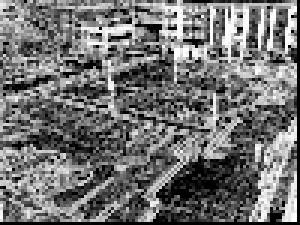
//> input picture debug-data/GLCM90-Correlacao.jpg, 100 x 75 px (shown 3 times larger)
$ ./main ../debug-data/GLCM90-Correlacao.jpg   (built with g++ and OpenCV 4)
//> lines starting //> are read from the running program, lines starting //| are printed output that depends on the picture; after the words box and inside, x2 and y2 are one past the last pixel; in counts of white or black regions, pixels touching at a corner belong together
#include <cstdlib>
#include <ctime>

#include <opencv2/opencv.hpp>

using namespace cv;

// Começa GLCM (matriz de homogeneidades)

#define WINDOW_SIZE 32
#define LIMIAR_CINZA 32
#define X_STEP 8
#define Y_STEP 8
#define DISTANCE 3
#define OFFSET_0 Point(1, 0)
#define OFFSET_45 Point(1, -1)
#define OFFSET_90 Point(0, -1)
#define OFFSET_135 Point(-1, -1)
#define NUM_FEATURES 1 // Homogeneidade
#define FEATURES_ORDER "homogeneidade"

Mat ExtractFeatureMat(Mat featuresMat, int featureNum);

// Termina GLCM

// Começa Hough (Transformada de Hough (rho theta), mesmo alpha)

#ifndef M_PI
	#define M_PI 3.141592653589793238L
#endif
#define BIN_THRES 0.5 // Threshold da binarizacao
#define DIST_RES 1
#define ANGLE_RES M_PI/180.
#define HOUGH_THRES 300 // Acumulador
#define HOUGHP_THRES 75 // Acumulador
#define MIN_LINE_LEN 5
#define MAX_LINE_GAP 25
#define TAM_DILATA 7 // Pixels
#define TAM_ERODE 5 // Pixels
#define TAM_LINE 3000 // Pixels

// Termina Hough

// Começa KM

#define SENSIBILITY 5.
#define LINE_THRES 0.5
#define SEGLINE_THRES 0.65
#define LINE_MAX_DIST 75

std::vector<Vec2f> AKM( std::vector<Vec2f> input, float threshold, float lineMaxDist = LINE_MAX_DIST, unsigned int minLines = 1 );
std::vector<Vec4i> AKM( std::vector<Vec4i> input, float threshold, float lineMaxDist = LINE_MAX_DIST, unsigned int minLines = 1 );
void FilterByAKM( std::vector<Vec2f>& input, float threshold, float lineMaxDist = LINE_MAX_DIST, unsigned int minLines = 1 );
std::vector<int> KM( std::vector<Vec2f> lines, unsigned int meansAmount );

// Termina KM

// Começa detecção final

#define PIX_DISTANCE 50
#define PIX_WIDTH 90 // Tem que ser sempre menor que PIX_DISTANCE*2
#define ACC_THRES WINDOW_SIZE*WINDOW_SIZE
#define HIST_RES 100
#define HIST_VSIZE 200
#define HOM_OCCUPIED 0.2
#define HOM_VACANT 0.8

std::vector<int> Histogram(std::vector<float> vec, int resolution);

// Termina detecção final

// Começa Auxiliary Funcs

double linesSimilarity( Vec2f lineA, Vec2f lineB, float maxDistance = 50 );
double linesSimilarity( Vec4i segLineA, Vec4i segLineB, float maxDistance = 100 );
Vec2f ConvertSegLineToLine(Vec4i segLine);

// Termina Auxiliary Funcs

int main(int argc, char** argv){
	if(argc < 2){
		printf("Falha ao receber argumentos.\n");
		exit(1);
	}
	// Read image
	Mat img = imread(argv[1], IMREAD_COLOR);
//> img is the input picture: 75 rows x 100 cols, CV_8UC3; min 0, max 255, mean 113.7

	if(!img.data) {
		printf("Falha ao abrir a imagem.\n");
		exit(1);
	}

	std::srand(std::time(0));

	img.convertTo(img, CV_32F, 1/255.0);
//> img: 75 rows x 100 cols, CV_32FC3

	// Calculate gradients gx, gy
	Mat gx, gy;
	Sobel(img, gx, CV_32F, 1, 0, 1);
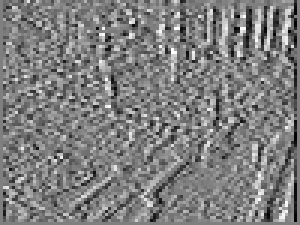
//> gx: 75 rows x 100 cols, CV_32FC3 (shown 3 times larger); min -0.996, max 0.992, mean -0.00443; drawn with min black and max white
	Sobel(img, gy, CV_32F, 0, 1, 1);
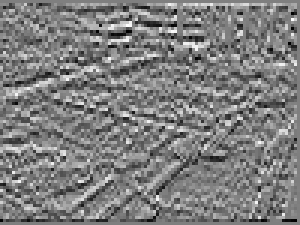
//> gy: 75 rows x 100 cols, CV_32FC3 (shown 3 times larger); min -0.996, max 0.996, mean -0.00751; drawn with min black and max white

	Mat mag, angle;
	cartToPolar(gx, gy, mag, angle, 1);
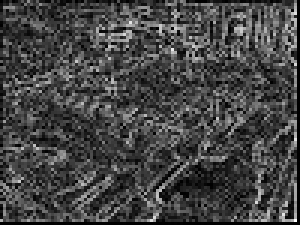
//> mag: 75 rows x 100 cols, CV_32FC3 (shown 3 times larger); min 0, max 1.41, mean 0.379; drawn with min black and max white
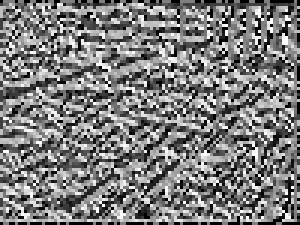
//> angle: 75 rows x 100 cols, CV_32FC3 (shown 3 times larger); min 0, max 359.7, mean 175.1; drawn with min black and max white

	// [5 lines of commented-out code are left out]

	Mat magSave;
	mag.convertTo(magSave, CV_8UC1, 255);
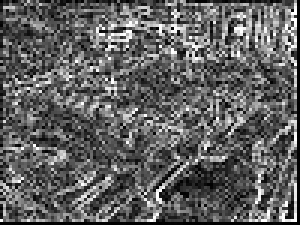
//> magSave: 75 rows x 100 cols, CV_8UC3 (shown 3 times larger); min 0, max 255, mean 96.4
	imwrite("./debug-data/sobel-mag.jpg", magSave);

	// Começa GLCM (matriz de homogeneidades)
	int featuresWidth = std::ceil((img.cols-(WINDOW_SIZE-1))/X_STEP);
	int featuresHeight = std::ceil((img.rows-(WINDOW_SIZE-1))/Y_STEP);
	Mat featuresMatGLCM0( {featuresHeight, featuresWidth, NUM_FEATURES}, CV_32F);
	Mat featuresMatGLCM45( {featuresHeight, featuresWidth, NUM_FEATURES}, CV_32F);
	Mat featuresMatGLCM90( {featuresHeight, featuresWidth, NUM_FEATURES}, CV_32F);
	Mat featuresMatGLCM135( {featuresHeight, featuresWidth, NUM_FEATURES}, CV_32F);
	{
		Mat gray;
		img.convertTo(gray, CV_8U, 255.);
		cvtColor(gray, gray, COLOR_BGR2GRAY);
		float GLCM0[LIMIAR_CINZA][LIMIAR_CINZA] = {0.};
		float GLCM45[LIMIAR_CINZA][LIMIAR_CINZA] = {0.};
		float GLCM90[LIMIAR_CINZA][LIMIAR_CINZA] = {0.};
		float GLCM135[LIMIAR_CINZA][LIMIAR_CINZA] = {0.};
		float featuresGLCM0[NUM_FEATURES] = {0.};
		float featuresGLCM45[NUM_FEATURES] = {0.};
		float featuresGLCM90[NUM_FEATURES] = {0.};
		float featuresGLCM135[NUM_FEATURES] = {0.};

		printf("Computando GLCMs:\n0%%... ");

		for(int grayY = 0; grayY + WINDOW_SIZE < gray.rows; grayY += Y_STEP){ // Faz a janela andar pela imagem

			if(grayY > gray.rows/2 && grayY - Y_STEP <= gray.rows/2) {
				printf("50%%... ");
			}

			for(int grayX = 0; grayX + WINDOW_SIZE < gray.cols; grayX += X_STEP){
				Point start;
				Point end;

				// Compute 0 degrees
				Point offset = OFFSET_0 * DISTANCE;
				start.x = offset.x < 0 ? -offset.x : 0;
				start.y = offset.y < 0 ? -offset.y : 0;
				end = Point(WINDOW_SIZE, WINDOW_SIZE) - offset;
				for(int j = start.y; j < end.y; j++){
					for(int i = start.x; i < end.x; i++){
						//printf("\n");

						int posY = j + grayY; // Posição real na imagem + deslocamento da janela
						int posX = i + grayX;

						//printf("Posicao real: (%d, %d)\n", posX, posY);

						int posY2 = posY + (DISTANCE * OFFSET_0.y); // Posição do pixel de comparação
						int posX2 = posX + (DISTANCE * OFFSET_0.x);

						//printf("Posicao real COMPARADO: (%d, %d)\n", posX2, posY2);

						int value_i = gray.at<unsigned char>(posY, posX); // Valor do pixel sendo testado
						int value_j = gray.at<unsigned char>(posY2, posX2); // Valor do pixel comparado

						//printf("Valor do pixel TESTADO: %d - COMPARADO: %d\n", value_i, value_j);

						int index_i = value_i * LIMIAR_CINZA / 256; // Ajuste do valor de pixel para o tamanho da janela (LIMIAR_CINZA tons de cinza)
						int index_j = value_j * LIMIAR_CINZA / 256;

						//printf("Valor do pixel ajustado para %d tons de cinza... TESTADO: %d - COMPARADO: %d\n", LIMIAR_CINZA, index_i, index_j);

						GLCM0[index_i][index_j]++;
						GLCM0[index_j][index_i]++;

						//printf("\n");

						//GLCM0[(int) (img.at<unsigned char>(Point(j, i)) * LIMIAR_CINZA / 256)][(int) (img.at<unsigned char>(Point(j + (DISTANCE * OFFSET_0.y), i + (DISTANCE * OFFSET_0.x))) * LIMIAR_CINZA / 256)]++;
					}
					//printf("\n");
				}
				// Normalizar e salvar características no vetor
				{
					float soma = 0;
					for(int i = 0; i < LIMIAR_CINZA; i++){
						for(int j = 0; j < LIMIAR_CINZA; j++){
							soma += GLCM0[i][j];
						}
					}
					float homogeneity = 0;
					for(int i = 0; i < LIMIAR_CINZA; i++){
						for(int j = 0; j < LIMIAR_CINZA; j++){
							GLCM0[i][j] /= soma;
							homogeneity += GLCM0[i][j]/(1+(i-j)*(i-j));
						}
					}
					featuresGLCM0[0] = homogeneity;
				}

				// Compute 45 degrees
				offset = OFFSET_45 * DISTANCE;
				start.x = offset.x < 0 ? -offset.x : 0;
				start.y = offset.y < 0 ? -offset.y : 0;
				end = Point(WINDOW_SIZE, WINDOW_SIZE) - offset;
				for(int j = start.y; j < end.y; j++){
					for(int i = start.x; i < end.x; i++){
						int index_i = (int) (gray.at<unsigned char>(grayY + j, grayX + i) * LIMIAR_CINZA / 256);
						int index_j = (int) (gray.at<unsigned char>(grayY + j + offset.y, grayX + i + offset.x) * LIMIAR_CINZA / 256);
						GLCM45[index_i][index_j]++;
						GLCM45[index_j][index_i]++;
					}
				}
				// Normalizar e salvar características no vetor
				{
					float soma = 0;
					for(int i = 0; i < LIMIAR_CINZA; i++){
						for(int j = 0; j < LIMIAR_CINZA; j++){
							soma += GLCM45[i][j];
						}
					}
					float homogeneity = 0;
					for(int i = 0; i < LIMIAR_CINZA; i++){
						for(int j = 0; j < LIMIAR_CINZA; j++){
							GLCM45[i][j] /= soma;
							homogeneity += GLCM45[i][j]/(1+(i-j)*(i-j));
						}
					}
					featuresGLCM45[0] = homogeneity;
				}

				// Compute 90 degrees
				offset = OFFSET_90 * DISTANCE;
				start.x = offset.x < 0 ? -offset.x : 0;
				start.y = offset.y < 0 ? -offset.y : 0;
				end = Point(WINDOW_SIZE, WINDOW_SIZE) - offset;
				for(int j = start.y; j < end.y; j++){
					for(int i = start.x; i < end.x; i++){
						int index_i = (int) (gray.at<unsigned char>(grayY + j, grayX + i) * LIMIAR_CINZA / 256);
						int index_j = (int) (gray.at<unsigned char>(grayY + j + offset.y, grayX + i + offset.x) * LIMIAR_CINZA / 256);
						GLCM90[index_i][index_j]++;
						GLCM90[index_j][index_i]++;
					}
				}
				// Normalizar e salvar características no vetor
				{
					float soma = 0;
					for(int i = 0; i < LIMIAR_CINZA; i++){
						for(int j = 0; j < LIMIAR_CINZA; j++){
							soma += GLCM90[i][j];
						}
					}
					float homogeneity = 0;
					for(int i = 0; i < LIMIAR_CINZA; i++){
						for(int j = 0; j < LIMIAR_CINZA; j++){
							GLCM90[i][j] /= soma;
							homogeneity += GLCM90[i][j]/(1+(i-j)*(i-j));
						}
					}
					featuresGLCM90[0] = homogeneity;
				}

				// Compute 135 degrees
				offset = OFFSET_135 * DISTANCE;
				start.x = offset.x < 0 ? -offset.x : 0;
				start.y = offset.y < 0 ? -offset.y : 0;
				end = Point(WINDOW_SIZE, WINDOW_SIZE) - offset;
				for(int j = start.y; j < end.y; j++){
					for(int i = start.x; i < end.x; i++){
						int index_i = (int) (gray.at<unsigned char>(grayY + j, grayX + i) * LIMIAR_CINZA / 256);
						int index_j = (int) (gray.at<unsigned char>(grayY + j + offset.y, grayX + i + offset.x) * LIMIAR_CINZA / 256);
						GLCM135[index_i][index_j]++;
						GLCM135[index_j][index_i]++;
					}
				}
				// Normalizar e salvar características no vetor
				{
					float soma = 0;
					for(int i = 0; i < LIMIAR_CINZA; i++){
						for(int j = 0; j < LIMIAR_CINZA; j++){
							soma += GLCM135[i][j];
						}
					}
					float homogeneity = 0;
					for(int i = 0; i < LIMIAR_CINZA; i++){
						for(int j = 0; j < LIMIAR_CINZA; j++){
							GLCM135[i][j] /= soma;
							homogeneity += GLCM135[i][j]/(1+(i-j)*(i-j));
						}
					}
					featuresGLCM135[0] = homogeneity;
				}

				// SALVAR CARACTERISTICAS
				for(int k = 0; k < NUM_FEATURES; k++) {
					featuresMatGLCM0.at<float>(grayY/Y_STEP, grayX/X_STEP, k) = featuresGLCM0[k];
					featuresMatGLCM45.at<float>(grayY/Y_STEP, grayX/X_STEP, k) = featuresGLCM45[k];
					featuresMatGLCM90.at<float>(grayY/Y_STEP, grayX/X_STEP, k) = featuresGLCM90[k];
					featuresMatGLCM135.at<float>(grayY/Y_STEP, grayX/X_STEP, k) = featuresGLCM135[k];
				}
			}
		}
//> after the loop, featuresGLCM0 = [0.153]; featuresGLCM45 = [0.159]; featuresGLCM90 = [0.171]; featuresGLCM135 = [0.126]

		printf("100%%\n");

		{
			FileStorage ymlFeatures("./debug-data/Features.yml", FileStorage::WRITE);
			ymlFeatures << "FeatureOrder" << FEATURES_ORDER;
			ymlFeatures << "GLCM-0" << featuresMatGLCM0;
			ymlFeatures << "GLCM-45" << featuresMatGLCM45;
			ymlFeatures << "GLCM-90" << featuresMatGLCM90;
			ymlFeatures << "GLCM-135" << featuresMatGLCM135;

			Mat homogeneidade;

			ExtractFeatureMat(featuresMatGLCM0, 0).convertTo(homogeneidade, CV_8U, 255);
//> in ExtractFeatureMat, `int sizeY = featuresMat.size[0];`: sizeY = 5
//> in ExtractFeatureMat, `int sizeX = featuresMat.size[1];`: sizeX = 8
//> the loop in ExtractFeatureMat, `for(int j = 0; j < sizeY; j++)` made 5 passes
			imwrite("./debug-data/GLCM0-Homogeneidade.jpg", homogeneidade);

			ExtractFeatureMat(featuresMatGLCM45, 0).convertTo(homogeneidade, CV_8U, 255);
//> the loop in ExtractFeatureMat (call 2), `for(int j = 0; j < sizeY; j++)` made 5 passes
			imwrite("./debug-data/GLCM45-Homogeneidade.jpg", homogeneidade);

			ExtractFeatureMat(featuresMatGLCM90, 0).convertTo(homogeneidade, CV_8U, 255);
			imwrite("./debug-data/GLCM90-Homogeneidade.jpg", homogeneidade);

			ExtractFeatureMat(featuresMatGLCM135, 0).convertTo(homogeneidade, CV_8U, 255);
			imwrite("./debug-data/GLCM135-Homogeneidade.jpg", homogeneidade);
		}
	}

	// Termina GLCM

	printf("GLCMs computadas. Calculando Transformada de Hough...\n");

	std::vector<float> homogeneidades;
	Mat pixelsToCheck;
	std::vector<Vec2f> clusters;

	// Começa Hough

	{
		// Binariza
		Mat binarizado, gray, operado;
		cvtColor(mag, gray, COLOR_BGR2GRAY);
//> gray: 75 rows x 100 cols, CV_32FC1
		threshold(gray, binarizado, BIN_THRES, 255, THRESH_BINARY);
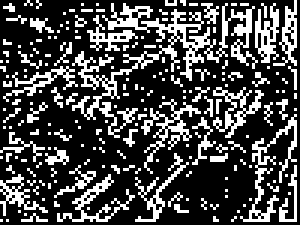
//> binarizado: 75 rows x 100 cols, CV_32FC1 (shown 3 times larger); 28.2% white in thin lines or dots
		binarizado.convertTo(binarizado, CV_8UC1);
//> binarizado: 75 rows x 100 cols, CV_8UC1; 28.2% white in thin lines or dots
		// imshow("Hough - binarizado", binarizado);
		imwrite("./debug-data/binarizado.jpg", binarizado);

		// Faz fechamento customizado
		morphologyEx(binarizado, operado, MORPH_DILATE, getStructuringElement( MORPH_ELLIPSE, Size(TAM_DILATA, TAM_DILATA) ));
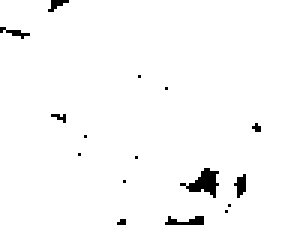
//> operado: 75 rows x 100 cols, CV_8UC1 (shown 3 times larger); 97.9% white; 16 black regions (13 under 20 px), largest, box (x1, y1, x2, y2) and area: (60, 56, 73, 66) 59, (55, 72, 68, 75) 25, (78, 58, 82, 66) 20
		morphologyEx(operado, operado, MORPH_ERODE, getStructuringElement( MORPH_ELLIPSE, Size(TAM_ERODE, TAM_ERODE) ));
//> operado: 75 rows x 100 cols, CV_8UC1; 91.7% white; 13 black regions (6 under 20 px), largest, box (x1, y1, x2, y2) and area: (58, 54, 84, 73) 245, (53, 70, 70, 75) 66, (0, 7, 12, 15) 61
		// imshow("Hough - operado", operado);
		imwrite("./debug-data/morph-operado.jpg", operado);

		std::vector<Vec2f> linesDirections;
		{ // Acha as linhas por Hough
			std::vector<Vec2f> lines;
			HoughLines(operado, lines, DIST_RES, ANGLE_RES, HOUGH_THRES);
//> lines = empty
//> (the rest of the program and of its run is left out)
